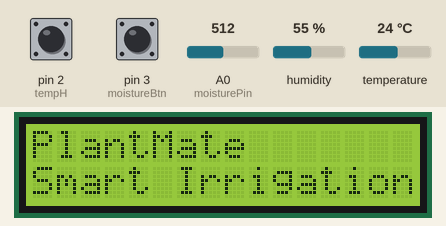
A sketch run on a simulated Arduino Uno, built with avr-gcc and run on an emulated ATmega328P. Shown: 16×2 character LCD. The test bench sets the inputs (shaded band); at power-on: pin 2 (tempH) HIGH, pin 3 (moistureBtn) HIGH, A0 (moisturePin) = 512, humidity 55 %, temperature 24 °C. What the sketch prints to the serial monitor is not drawn.

Above: at 1.2 s.
1.3 s: pin 2 (tempH) pulled LOW for 1.85 s
At 3.1 s:
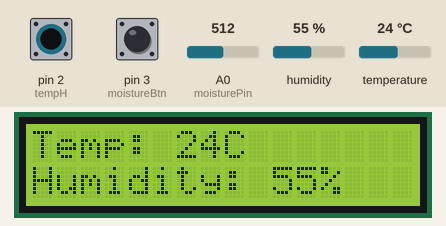
4.6 s: pin 3 (moistureBtn) pulled LOW for 1.85 s
At 5.7 s:
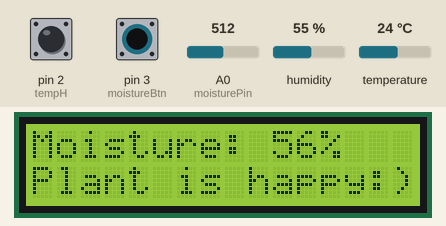
7.9 s: A0 (moisturePin) set to 541
At 10.4 s:
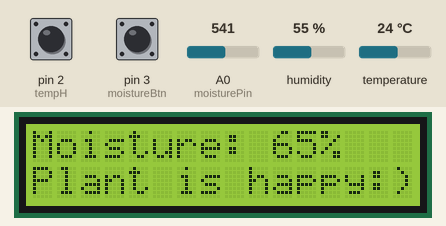
11.4 s: A0 (moisturePin) set to 554
At 13.8 s:
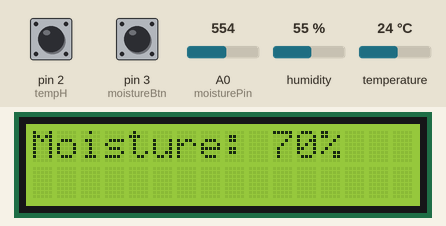
14.5 s: A0 (moisturePin) set to 716
At 17.2 s:
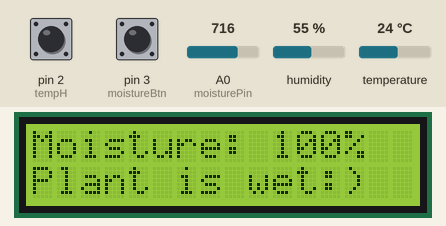
17.6 s: A0 (moisturePin) set to 306
At 19.8 s:
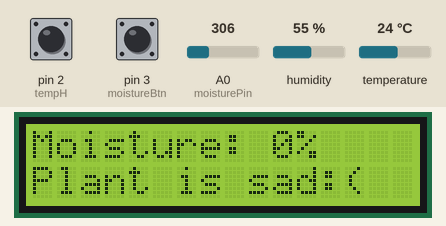
Timing chart, 0 to 21.3 s (numbered marks = the images above; inputs shaded):
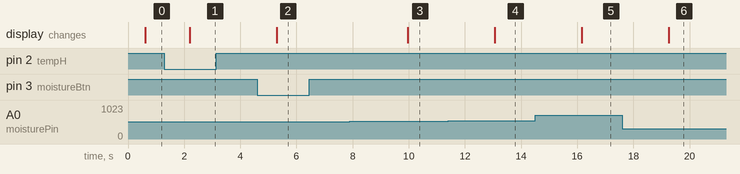

Measured:
- the behaviour switches between 553 and 554 on A0 (moisturePin) (found by bisection; images 3 and 4)
- after the input at 1.3 s, the display: changes after 0.89 s (image 1)
- after the input at 4.6 s, the display: changes after 0.70 s (image 2)
- after the input at 7.9 s, the display: changes after 2.1 s (image 3)
- after the input at 11.4 s, the display: changes after 1.7 s (image 4)
- after the input at 14.5 s, the display: changes after 1.7 s (image 5)
- after the input at 17.6 s, the display: changes after 1.7 s (image 6)

The sketch:

Project2.ino
```cpp
// Include the DHT11 library for interfacing with the temperature/humidity sensor.
#include <DHT11.h>
DHT11 dht11(12);  //temperature/humidity sensor

#include <LiquidCrystal_I2C.h>       // Library for LCD
LiquidCrystal_I2C lcd(0x27, 16, 2);  // I2C address 0x27, 16 column and 2 rows

//Moisture sensor values
#define moisturePin A0
int dryValue = 330;
int wetValue = 650;
int percentage;

int moisture;

//Temp and humidity values
int temperature;
int humidity;

///Buzzer
//int buzzer = 13;

//Buttons
int tempH = 2;
int moistureBtn = 3;

volatile bool home = true;
//Button ISR booleans
volatile bool tempHMenu = false;
volatile bool moistureMenu = false;

void tempHISR() {
  tempHMenu = true;
  moistureMenu = false;
}

void moistureISR() {
  moistureMenu = true;
  tempHMenu = false;
}

void setup() {
  // Initialize serial communication to allow debugging and data readout.
  // Using a baud rate of 9600 bps.
  Serial.begin(9600);

  //pinMode(buzzer, OUTPUT);
  pinMode(tempH, INPUT_PULLUP);
  pinMode(moistureBtn, INPUT_PULLUP);

  attachInterrupt(digitalPinToInterrupt(tempH), tempHISR, FALLING);
  attachInterrupt(digitalPinToInterrupt(moistureBtn), moistureISR, FALLING);

  //Declare data headers
  Serial.print("Temperature(C), ");
  Serial.print("Humidity(%), ");
  Serial.print("Moisture(%)");
  Serial.println();

  lcd.init();       //initialize the lcd
  lcd.backlight();  //open the backlight
}

void loop() {
  //Allow data to be fed in
  soilMoisture();
  tempHumidity();

  //Serial readings of data from sensors
  Serial.print(temperature);  //Tempearture
  Serial.print(" ");
  Serial.print(humidity);  //Humidity
  Serial.print(" ");
  Serial.print(percentage);  //Moisture
  Serial.print(" ");
  // Serial.print(moisture);  //Moisture
  // Serial.print(" ");
  Serial.println();
  //Where the LCD code lives
  stateHandler();
  delay(1000);
}

void menu() {
  lcd.clear();           // clear display
  lcd.setCursor(0, 0);         // move cursor to   (0, 0)
  lcd.print("PlantMate");  // print message at (0, 0)
  lcd.setCursor(0, 1);         // move cursor to   (2, 1)
  lcd.print("Smart Irrigation");     // print message at (2, 1)
}

//Logic functions for Temprature, Humidity and Soil Moisture
void soilMoisture() {
  moisture = analogRead(moisturePin);
  percentage = map(moisture, dryValue, wetValue, 0, 100);
  //ChatGPT code for keeping percentage within 0 to 100%
  //Prompt: how to keep a percentage range from 0 to 100% within range
  percentage = constrain(percentage, 0, 100); //Constrain percentage within 0 to 100%
}

void tempHumidity() {
  // Attempt to read the temperature and humidity values from the DHT11 sensor.
  int result = dht11.readTemperatureHumidity(temperature, humidity);
}

//Print functions for Temprature, Humidity and Soil Moisture
void printTH() {
  //LCD Code will go here
  lcd.clear();  // clear display
  lcd.setCursor(0, 0);
  lcd.print("Temp: " + String(temperature) + "C");
  lcd.setCursor(0, 1);
  lcd.print("Humidity: " + String(humidity) + "%");
}

void printMoisture() {
  //LCD Code will go here
  lcd.clear();  // clear display
  lcd.setCursor(0, 0);
  lcd.print("Moisture: " + String(percentage) + "%");
  if (percentage < 20){
    lcd.setCursor(0, 1);
    lcd.print("Plant is sad:(");
  }else if (percentage > 20 && percentage < 70){
    lcd.setCursor(0, 1);
    lcd.print("Plant is happy:)");
  }else if (percentage > 70){
    lcd.setCursor(0, 1);
    lcd.print("Plant is wet:)");
  }
}

void stateHandler() {
  if (home){
    menu();
  }
  if (tempHMenu) {
    home = false;
    moistureMenu = false;
    Serial.println("Temperature and humidity button pressed");
    printTH();     // Show temperature and humidity
  } else if (moistureMenu) {
    home = false;
    tempHMenu = false;
    Serial.println("Soil moisture button pressed");
    printMoisture();  // Show soil moisture only
  }
}
```
